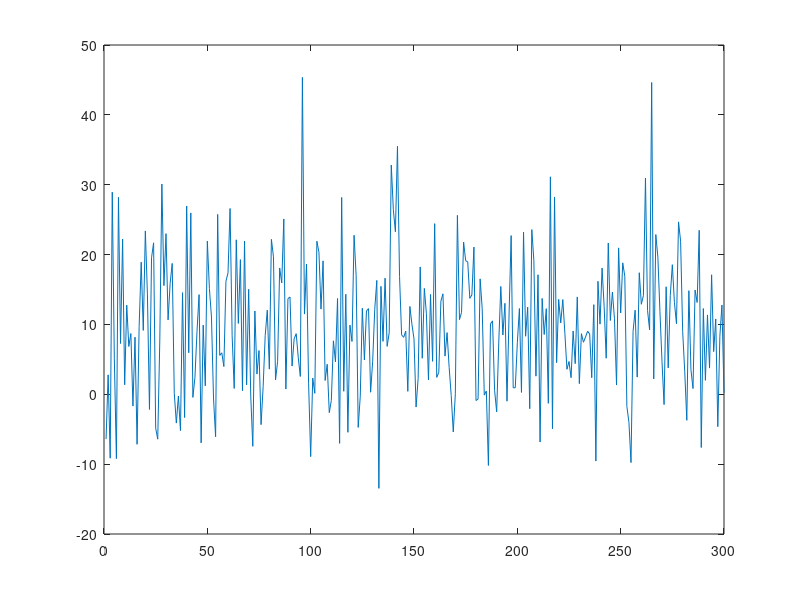
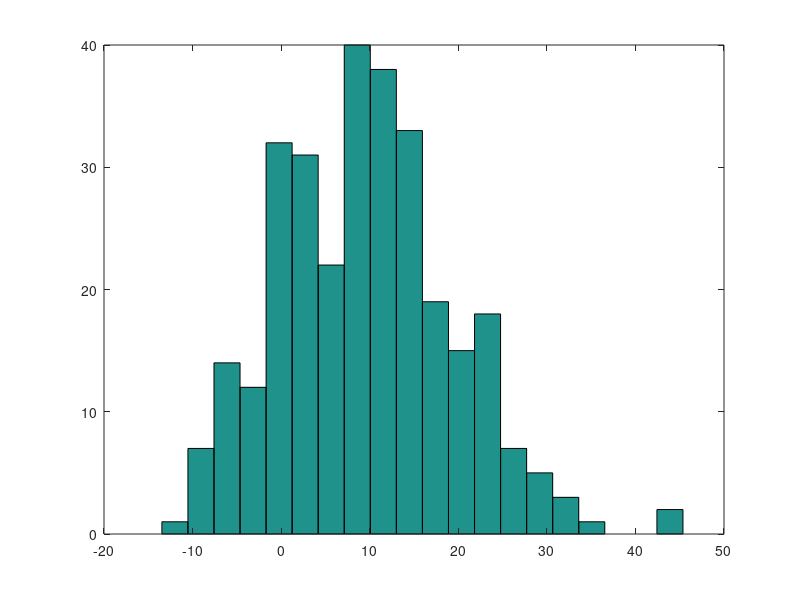
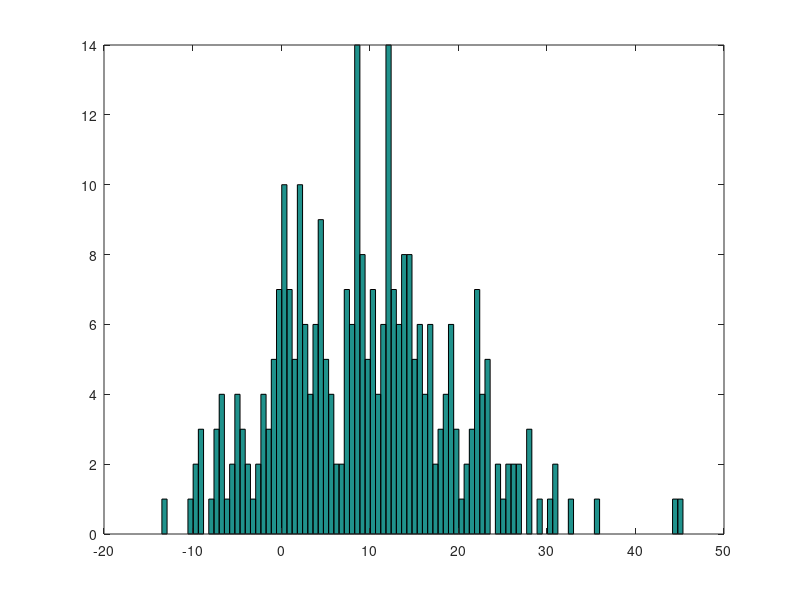
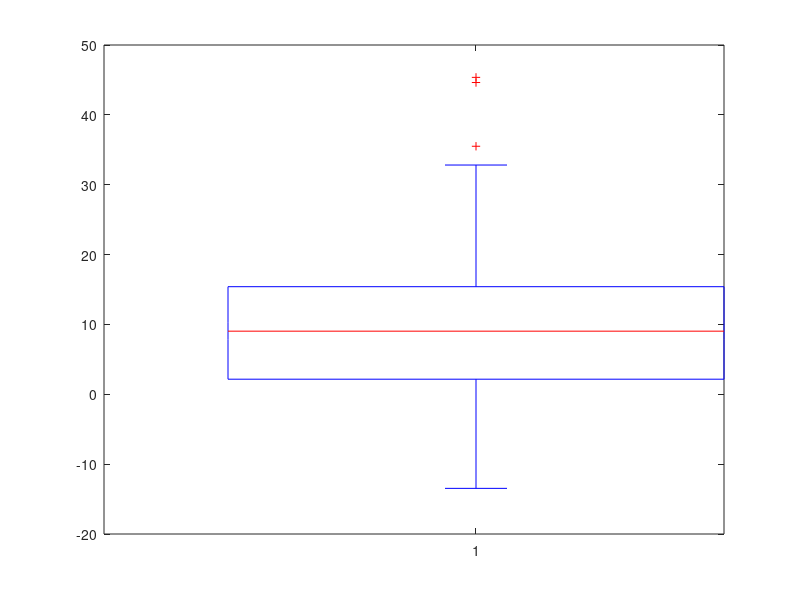

MATLAB code to generate these figures, in order:
norm = normrnd(10,10, [1, 300]);
figure(1);
plot(norm);
figure(2);
hist(norm,20);
figure(3);
hist(norm,100);
figure(4);
boxplot(norm);